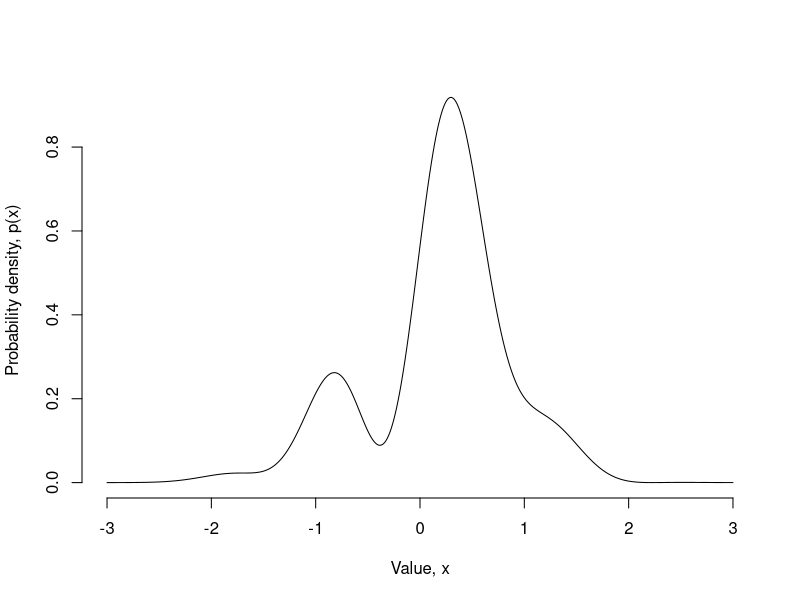
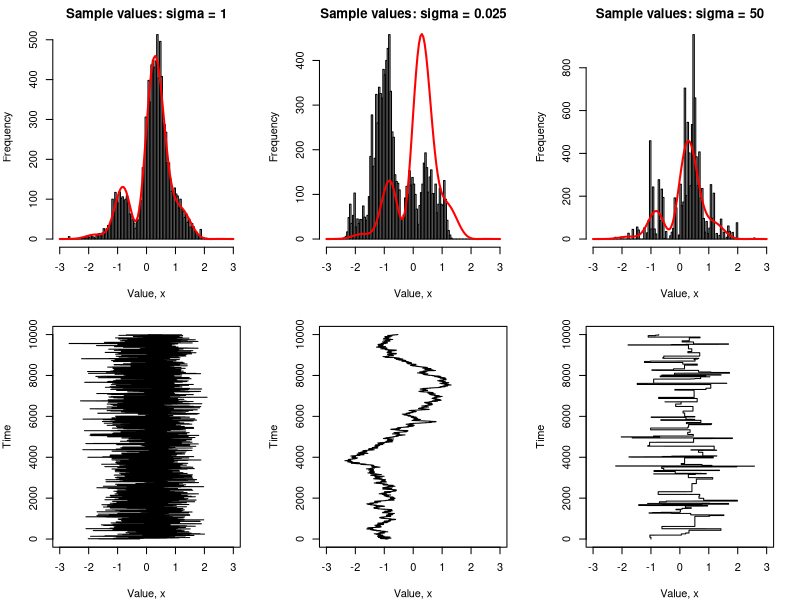
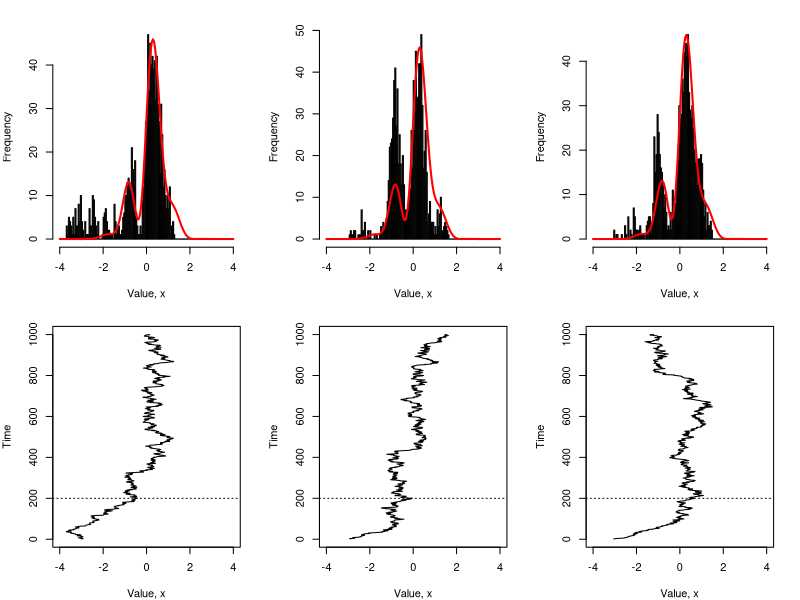
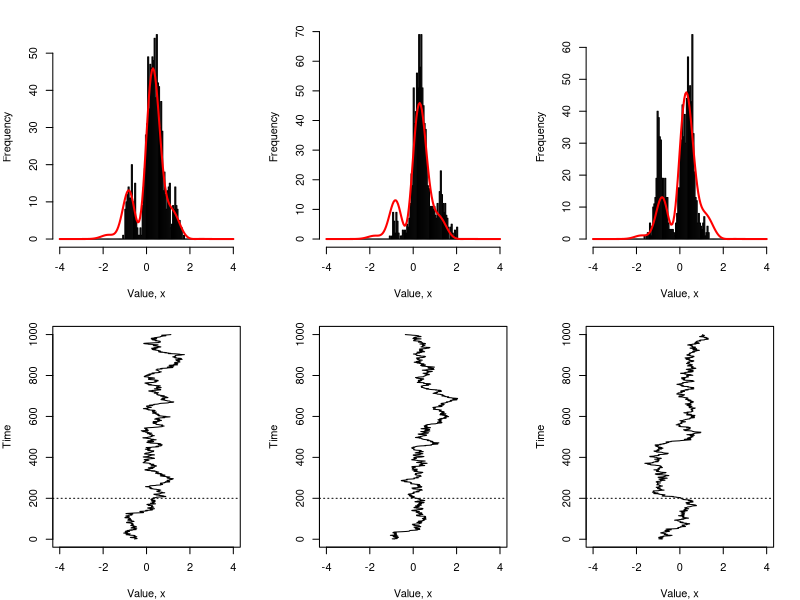
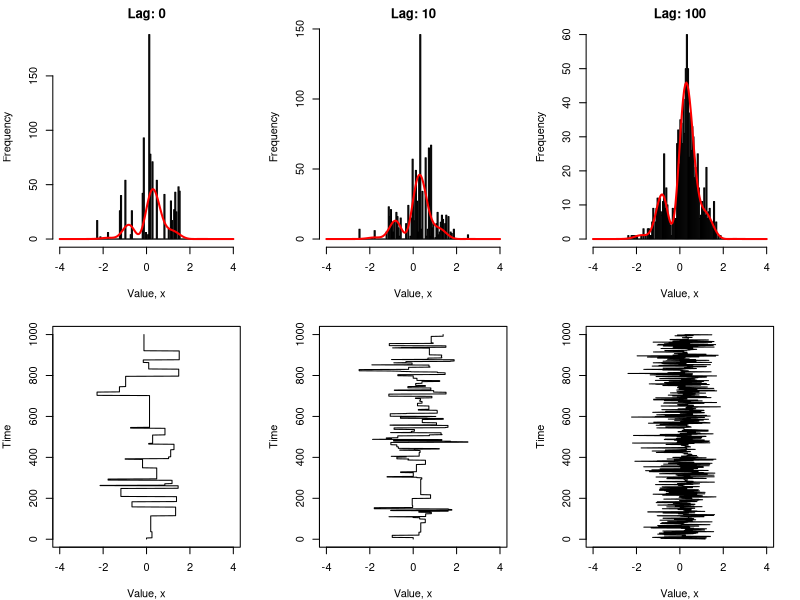

Write R code to recreate these figures, in order.
## ---- chunk 1
wide <- 136
narrow <- 76
options(width = narrow)
cache_images <- TRUE
set.seed(1)
## ---- chunk 2
x <- seq(-3, 3, .01)
y <- exp(-x ^ 2) * (2 + sin(5 * x) + sin(2 * x))
y <- y / sum(y) / .01
plot(x, y, "l", axes = FALSE, xlab = "Value, x", ylab = "Probability density, p(x)")
axis(1)
axis(2)
## ---- chunk 3
target <- function(x) {
  exp(-x^2) * (2 + sin(5 * x) + sin(2 * x))
}
## ---- chunk 4
metropolis_step <- function(x, sigma) {
  proposed_x <- rnorm(1, mean = x, sd = sigma)
  accept_prob <- min(1, target(proposed_x) / target(x))
  u <- runif(1)
  if(u <= accept_prob) {
    value <- proposed_x
    accepted <- TRUE
  } else {
    value <- x
    accepted <- FALSE
  }
  out <- data.frame(value = value, accepted = accepted)
  out
}
## ---- chunk 5
metropolis_sampler <- function(initial_value, 
                               n = 1000, 
                               sigma = 1, 
                               burnin = 0, 
                               lag = 1) {
  
  results <- list()
  current_state <- initial_value
  for(i in 1:burnin) {
    out <- metropolis_step(current_state, sigma)
    current_state <- out$value
  }
  for(i in 1:n) {
    for(j in 1:lag) {
      out <- metropolis_step(current_state, sigma)
      current_state <- out$value
    }
    results[[i]] <- out
  }
  results <- do.call(rbind, results)
  results
}
## ---- chunk 6
set.seed(1234)
out <- metropolis_sampler(initial_value = 0)
out[1:10, ]
## ---- chunk 7
#| code-fold: true
#| code-summary: Source code for plots
set.seed(1234)
par(mar = c(4, 4, 2, 2))
layout(matrix(1:6, nrow = 2, ncol = 3))
sigma <- c(1, 0.025, 50)
n <- 10000
for(i in 1:3) {
  out <- metropolis_sampler(
    initial_value = -1, 
    n = n, 
    sigma = sigma[i]
  )
  hist(
    out$value, 
    breaks = seq(-3, 3, .05),
    main = paste("Sample values: sigma =", sigma[i]),
    xlab = "Value, x",
    ylab = "Frequency"
  )
  x <- seq(-3, 3, .05)
  p <- target(seq(-3, 3, .05))
  expected <- n * p / sum(p) 
  lines(
    x = x, 
    y = expected, 
    type = "l", 
    col = "red",
    lwd = 2
  )
  plot(
    x = out$value, 
    y = 1:n, 
    type = "l", 
    xlim = c(-3, 3),
    xlab = "Value, x",
    ylab = "Time"
  )
}
## ---- chunk 8
#| code-fold: true
#| code-summary: Source code for plots
set.seed(1234)
par(mar = c(4, 4, 2, 2))
layout(matrix(1:6, nrow = 2, ncol = 3))
n <- 1000
for(i in 1:3) {
  out <- metropolis_sampler(
    initial_value = -3, 
    n = n, 
    sigma = .1
  )
  hist(
    out$value, 
    breaks = seq(-4, 4, .05),
    main = NULL,
    xlab = "Value, x",
    ylab = "Frequency"
  )
  x <- seq(-4, 4, .05)
  p <- target(seq(-4, 4, .05))
  expected <- n * p / sum(p) 
  lines(
    x = x, 
    y = expected, 
    type = "l", 
    col = "red",
    lwd = 2
  )
  plot(
    x = out$value, 
    y = 1:n, 
    type = "l", 
    xlim = c(-4, 4),
    xlab = "Value, x",
    ylab = "Time"
  )
  abline(h = 200, lty = "dotted")
}
## ---- chunk 9
#| code-fold: true
#| code-summary: Source code for plots
set.seed(1234)
par(mar = c(4, 4, 2, 2))
layout(matrix(1:6, nrow = 2, ncol = 3))
n <- 1000
for(i in 1:3) {
  out <- metropolis_sampler(
    initial_value = -3, 
    burnin = 200,
    n = n, 
    sigma = .1
  )
  hist(
    out$value, 
    breaks = seq(-4, 4, .05),
    main = NULL,
    xlab = "Value, x",
    ylab = "Frequency"
  )
  x <- seq(-4, 4, .05)
  p <- target(seq(-4, 4, .05))
  expected <- n * p / sum(p) 
  lines(
    x = x, 
    y = expected, 
    type = "l", 
    col = "red",
    lwd = 2
  )
  plot(
    x = out$value, 
    y = 1:n, 
    type = "l", 
    xlim = c(-4, 4),
    xlab = "Value, x",
    ylab = "Time"
  )
  abline(h = 200, lty = "dotted")
}
## ---- chunk 10
#| code-fold: true
#| code-summary: Source code for plots
set.seed(1234)
par(mar = c(4, 4, 2, 2))
layout(matrix(1:6, nrow = 2, ncol = 3))
n <- 1000
lag <- c(0, 10, 100)
for(i in 1:3) {
  out <- metropolis_sampler(
    initial_value = 0,
    lag = lag[i],
    n = n, 
    sigma = 50
  )
  hist(
    out$value, 
    breaks = seq(-4, 4, .05),
    main = paste("Lag:", lag[i]),
    xlab = "Value, x",
    ylab = "Frequency"
  )
  x <- seq(-4, 4, .05)
  p <- target(seq(-4, 4, .05))
  expected <- n * p / sum(p) 
  lines(
    x = x, 
    y = expected, 
    type = "l", 
    col = "red",
    lwd = 2
  )
  plot(
    x = out$value, 
    y = 1:n, 
    type = "l", 
    xlim = c(-4, 4),
    xlab = "Value, x",
    ylab = "Time"
  )
}
